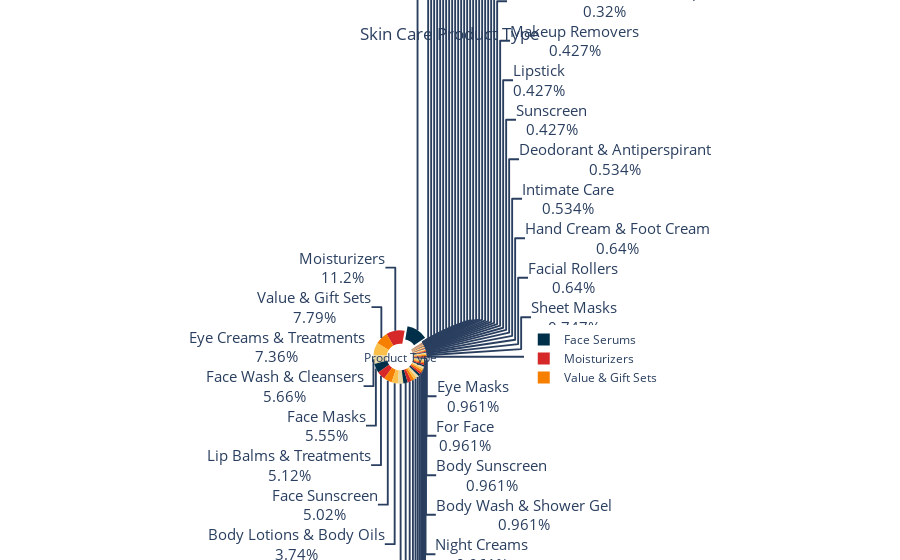

This figure's notebook cell:
### Code cell
fig = px.pie(pd_type, values = 'Count', color = pd_type.index, names = pd_type.index,
             color_discrete_sequence = ['#003049','#D62828', '#F77F00', '#FCBF49', '#E9D8A6'], hole = 0.5)
fig.update_traces(textposition = 'outside', textfont = dict(color = 'dark blue', size = 15), textinfo = 'label+percent', pull = [0.2,0,0,0], rotation = 10)
fig.add_annotation (text = 'Product Type', showarrow = False, font = dict(size = 12, color='dark blue'))
fig.update_layout(title={'text':'Skin Care Product Type', 'y':0.95, 'x':0.5, 'xanchor': 'center', 'yanchor': 'top'})
fig.show()

### Figure 1 — Plotly figure (JSON) as saved in the notebook; plotly's stock layout.template omitted (floating-point values rounded to 4 significant figures)
{"data": [{"customdata": [["Face Serums"], ["Moisturizers"], ["Value & Gift Sets"], ["Eye Creams & Treatments"], ["Face Wash & Cleansers"], ["Face Masks"], ["Lip Balms & Treatments"], ["Face Sunscreen"], ["Body Lotions & Body Oils"], ["Mini Size"], ["Toners"], ["Skincare"], ["Face Oils"], ["Blemish & Acne Treatments"], ["Anti-Aging"], ["Exfoliators"], ["Facial Peels"], ["Mists & Essences"], ["Beauty Supplements"], ["For Body"], ["Scrub & Exfoliants"], ["Night Creams"], ["Body Wash & Shower Gel"], ["Body Sunscreen"], ["For Face"], ["Eye Masks"], ["Lip Oil"], ["Sheet Masks"], ["Facial Rollers"], ["Hand Cream & Foot Cream"], ["Intimate Care"], ["Deodorant & Antiperspirant"], ["Sunscreen"], ["Lipstick"], ["Makeup Removers"], ["Hand Sanitizer & Hand Soap"], ["Face Primer"], ["Blush"], ["High Tech Tools"], ["Bath & Body"], ["Hair Supplements"], ["Teeth Whitening"], ["Decollete & Neck Creams"], ["Holistic Wellness"], ["Self Tanners"], ["Feminine Care"], ["Body Care"], ["Hair Removal"], ["Lip Gloss"], ["Wellness"], ["BB & CC Cream"], ["Foundation"], ["Body Moisturizers"], ["Rollerballs & Travel Size"], ["Body Mist & Hair Mist"], ["Tinted Moisturizer"], ["Facial Cleansing Brushes"], ["Fragrance"], ["Bath Soaks & Bubble Bath"]], "domain": {"x": [0, 1], "y": [0, 1]}, "hole": 0.5, "hovertemplate": "product_type=%{customdata[0]}<br>Count=%{value}<extra></extra>", "labels": ["Face Serums", "Moisturizers", "Value & Gift Sets", "Eye Creams & Treatments", "Face Wash & Cleansers", "Face Masks", "Lip Balms & Treatments", "Face Sunscreen", "Body Lotions & Body Oils", "Mini Size", "Toners", "Skincare", "Face Oils", "Blemish & Acne Treatments", "Anti-Aging", "Exfoliators", "Facial Peels", "Mists & Essences", "Beauty Supplements", "For Body", "Scrub & Exfoliants", "Night Creams", "Body Wash & Shower Gel", "Body Sunscreen", "For Face", "Eye Masks", "Lip Oil", "Sheet Masks", "Facial Rollers", "Hand Cream & Foot Cream", "Intimate Care", "Deodorant & Antiperspirant", "Sunscreen", "Lipstick", "Makeup Removers", "Hand Sanitizer & Hand Soap", "Face Primer", "Blush", "High Tech Tools", "Bath & Body", "Hair Supplements", "Teeth Whitening", "Decollete & Neck Creams", "Holistic Wellness", "Self Tanners", "Feminine Care", "Body Care", "Hair Removal", "Lip Gloss", "Wellness", "BB & CC Cream", "Foundation", "Body Moisturizers", "Rollerballs & Travel Size", "Body Mist & Hair Mist", "Tinted Moisturizer", "Facial Cleansing Brushes", "Fragrance", "Bath Soaks & Bubble Bath"], "legendgroup": "", "marker": {"colors": ["#003049", "#D62828", "#F77F00", "#FCBF49", "#E9D8A6", "#003049", "#D62828", "#F77F00", "#FCBF49", "#E9D8A6", "#003049", "#D62828", "#F77F00", "#FCBF49", "#E9D8A6", "#003049", "#D62828", "#F77F00", "#FCBF49", "#E9D8A6", "#003049", "#D62828", "#F77F00", "#FCBF49", "#E9D8A6", "#003049", "#D62828", "#F77F00", "#FCBF49", "#E9D8A6", "#003049", "#D62828", "#F77F00", "#FCBF49", "#E9D8A6", "#003049", "#D62828", "#F77F00", "#FCBF49", "#E9D8A6", "#003049", "#D62828", "#F77F00", "#FCBF49", "#E9D8A6", "#003049", "#D62828", "#F77F00", "#FCBF49", "#E9D8A6", "#003049", "#D62828", "#F77F00", "#FCBF49", "#E9D8A6", "#003049", "#D62828", "#F77F00", "#FCBF49"]}, "name": "", "pull": [0.2, 0, 0, 0], "rotation": 10, "showlegend": true, "textfont": {"color": "dark blue", "size": 15}, "textinfo": "label+percent", "textposition": "outside", "type": "pie", "values": [121, 105, 73, 69, 53, 52, 48, 47, 35, 32, 25, 22, 18, 16, 15, 14, 13, 13, 11, 11, 9, 9, 9, 9, 9, 9, 9, 7, 6, 6, 5, 5, 4, 4, 4, 3, 3, 3, 3, 3, 3, 2, 2, 2, 2, 1, 1, 1, 1, 1, 1, 1, 1, 1, 1, 1, 1, 1, 1]}], "layout": {"annotations": [{"font": {"color": "dark blue", "size": 12}, "showarrow": false, "text": "Product Type"}], "legend": {"tracegroupgap": 0}, "margin": {"t": 60}, "piecolorway": ["#003049", "#D62828", "#F77F00", "#FCBF49", "#E9D8A6"], "title": {"text": "Skin Care Product Type", "x": 0.5, "xanchor": "center", "y": 0.95, "yanchor": "top"}}}
